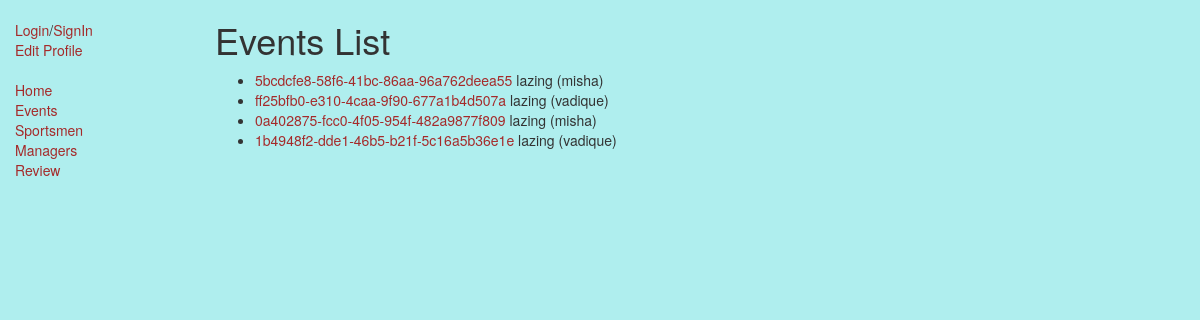
The page /sport_catalog/events/ on the database its author committed.
### sport_catalog/models.py (models this page shows, shortened)
class Event(models.Model):
    id = models.UUIDField(primary_key=True, default=uuid.uuid4, help_text="Unique ID of event")
    sport_type =  models.ForeignKey(SportType, on_delete=models.SET_NULL, null=True, blank=True)
    manager =  models.ForeignKey(User, on_delete=models.SET_NULL, null=True, blank=True)
    date= models.DateField(null=True, blank=True)
    time= models.TimeField(null=True, blank=True)
    address = models.CharField(max_length=50, help_text="Enter address")
    comment = models.TextField(max_length=500, help_text="Enter comment")
    isClosed = models.BooleanField()
    def get_absolute_url(self):
        return reverse('event-detail', args=[str(self.id)])

class SportType(models.Model):
    type_name = models.CharField(max_length=200, help_text="Enter a sport type")
    def __str__(self):
        return self.type_name

### sport_catalog/views.py (the view)
# urls.py: path('events/', views.AllEventsListView.as_view(), name="all_events" ),
class AllEventsListView(generic.ListView):
    model = Event

### sport_catalog/templates/sport_catalog/event_list.html (shortened to what this page needs)
{% extends "base_generic.html" %}
{% block content %}
    <h1>Events List</h1>
    {% if event_list %}
    <ul>
      {% for event in event_list %}
      <li>
        <a href="{{ event.get_absolute_url }}">{{ event.id }}</a> {{ event.sport_type }} ({{event.manager}})
      </li>
      {% endfor %}
    </ul>
    {% else %}
      <p>There are no events</p>
    {% endif %}
{% endblock %}

### sport_catalog/templates/base_generic.html (shortened to what this page needs)
<!doctype html>
<html lang="en">
  <head>
    <link
      rel="stylesheet"
      href="https://maxcdn.bootstrapcdn.com/bootstrap/3.3.7/css/bootstrap.min.css" />
    {% load static %}
    <link rel="stylesheet" href="{% static 'css/styles.css' %}" />
  </head>
  <body>
    <div class="container-fluid">
      <div class="row">
        <div class="col-sm-2">
          {% block sidebar %}
          <ul class="sidebar-nav ">
            {% if user.is_authenticated %}
            <li class="nav-item nav-link">User: {{ user.get_username }}</li>
            <li><a href="{% url 'my-events'%}">My Events</a></li>
            <li><a href="{% url 'my-reviews'%}">My Review</a></li>
            <li><a href="{% url 'my-complaints'%}">My Complaints</a></li>
            <li><a href="{% url 'logout' %}">Logout</a></li>
            {% else %}
            <li><a href="{% url 'login' %}">Login</a>/<a href="{% url 'register' %}">SignIn</a></li>
            {% endif %}
            <li><a href="{% url 'edit' %}">Edit Profile</a></li>
      </ul>
            <ul class="sidebar-nav ">
              <li><a href="{% url 'index' %}">Home</a></li>
              <li><a href="{% url 'all_events' %}">Events</a></li>
              <li><a href="{% url 'all_sportsmen' %}">Sportsmen</a></li>
              <li><a href="{% url 'all_managers' %}">Managers</a></li>
              <li><a href="{% url 'all_reviews' %}">Review</a></li>
            </ul>
          {% endblock %}
        </div>
        <div class="col-sm-10 ">{% block content %}{% endblock %}</div>
      </div>
    </div>
  </body>
</html>

### static/css/styles.css (style rules this page uses)
body { background-color: paleturquoise; }
a { color:brown; }
.sidebar-nav { margin-top: 20px; padding: 0; list-style: none; }

### rows shown on the page
Event: id "5bcdcfe8-58f6-41bc-86aa-96a762deea55", sport_type "lazing", manager "misha"
Event: id "ff25bfb0-e310-4caa-9f90-677a1b4d507a", sport_type "lazing", manager "vadique"
Event: id "0a402875-fcc0-4f05-954f-482a9877f809", sport_type "lazing", manager "misha"
Event: id "1b4948f2-dde1-46b5-b21f-5c16a5b36e1e", sport_type "lazing", manager "vadique"
